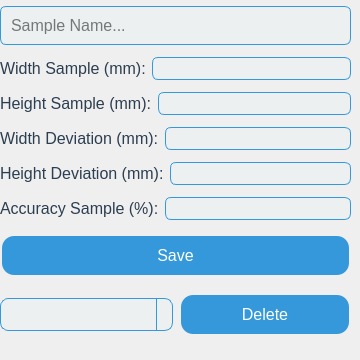
    <widget class="QWidget" name="tabAdd">
     <attribute name="title">
      <string>Sample</string>
     </attribute>
     <widget class="QWidget" name="widget_6" native="true">
      <property name="geometry">
       <rect>
        <x>0</x>
        <y>0</y>
        <width>351</width>
        <height>351</height>
       </rect>
      </property>
      <property name="styleSheet">
       <string notr="true"/>
      </property>
      <layout class="QVBoxLayout" name="verticalLayout_3">
       <item>
        <widget class="QLineEdit" name="le_SampleName">
         <property name="styleSheet">
          <string notr="true">QLineEdit {
    border: 1px solid #3498db;
    border-radius: 6px;
    padding: 8px;
    font-size: 16px;
    background-color: #ecf0f1;
}

QLineEdit:focus {
    border: 2px solid #2980b9;
    background-color: #ffffff;
}</string>
         </property>
         <property name="placeholderText">
          <string>Sample Name...</string>
         </property>
        </widget>
       </item>
       <item>
        <layout class="QHBoxLayout" name="horizontalLayout_14">
         <item>
          <widget class="QLabel" name="label_14">
           <property name="styleSheet">
            <string notr="true">QLabel {
    color: #2c3e50;
    font-size: 16px;
}

QLabel#title {
    font-size: 24px;
    font-weight: bold;
    color: #2980b9;
}</string>
           </property>
           <property name="text">
            <string>Width Sample (mm):</string>
           </property>
          </widget>
         </item>
         <item>
          <widget class="QLineEdit" name="le_AdWidth">
           <property name="styleSheet">
            <string notr="true">QLineEdit {
    border: 1px solid #3498db;
    border-radius: 6px;
    font-size: 16px;
    background-color: #ecf0f1;
}

QLineEdit:focus {
    border: 2px solid #2980b9;
    background-color: #ffffff;
}</string>
           </property>
           <property name="placeholderText">
            <string/>
           </property>
          </widget>
         </item>
        </layout>
       </item>
       <item>
        <layout class="QHBoxLayout" name="horizontalLayout_13">
         <item>
          <widget class="QLabel" name="label_15">
           <property name="styleSheet">
            <string notr="true">QLabel {
    color: #2c3e50;
    font-size: 16px;
}

QLabel#title {
    font-size: 24px;
    font-weight: bold;
    color: #2980b9;
}</string>
           </property>
           <property name="text">
            <string>Height Sample (mm):</string>
           </property>
          </widget>
         </item>
         <item>
          <widget class="QLineEdit" name="le_AdHeight">
           <property name="styleSheet">
            <string notr="true">QLineEdit {
    border: 1px solid #3498db;
    border-radius: 6px;
    font-size: 16px;
    background-color: #ecf0f1;
}

QLineEdit:focus {
    border: 2px solid #2980b9;
    background-color: #ffffff;
}</string>
           </property>
           <property name="placeholderText">
            <string/>
           </property>
          </widget>
         </item>
        </layout>
       </item>
       <item>
        <layout class="QHBoxLayout" name="horizontalLayout_12">
         <item>
          <widget class="QLabel" name="label_16">
           <property name="styleSheet">
            <string notr="true">QLabel {
    color: #2c3e50;
    font-size: 16px;
}

QLabel#title {
    font-size: 24px;
    font-weight: bold;
    color: #2980b9;
}</string>
           </property>
           <property name="text">
            <string>Width Deviation (mm):</string>
           </property>
          </widget>
         </item>
         <item>
          <widget class="QLineEdit" name="le_AdWidthDeviation">
           <property name="styleSheet">
            <string notr="true">QLineEdit {
    border: 1px solid #3498db;
    border-radius: 6px;
    font-size: 16px;
    background-color: #ecf0f1;
}

QLineEdit:focus {
    border: 2px solid #2980b9;
    background-color: #ffffff;
}</string>
           </property>
           <property name="placeholderText">
            <string/>
           </property>
          </widget>
         </item>
        </layout>
       </item>
       <item>
        <layout class="QHBoxLayout" name="horizontalLayout_11">
         <item>
          <widget class="QLabel" name="label_17">
           <property name="styleSheet">
            <string notr="true">QLabel {
    color: #2c3e50;
    font-size: 16px;
}

QLabel#title {
    font-size: 24px;
    font-weight: bold;
    color: #2980b9;
}</string>
           </property>
           <property name="text">
            <string>Height Deviation (mm):</string>
           </property>
          </widget>
         </item>
         <item>
          <widget class="QLineEdit" name="le_AdHeightDeviation">
           <property name="styleSheet">
            <string notr="true">QLineEdit {
    border: 1px solid #3498db;
    border-radius: 6px;
    font-size: 16px;
    background-color: #ecf0f1;
}

QLineEdit:focus {
    border: 2px solid #2980b9;
    background-color: #ffffff;
}</string>
           </property>
           <property name="placeholderText">
            <string/>
           </property>
          </widget>
         </item>
        </layout>
       </item>
       <item>
        <layout class="QHBoxLayout" name="horizontalLayout_10">
         <item>
          <widget class="QLabel" name="label_18">
           <property name="styleSheet">
            <string notr="true">QLabel {
    color: #2c3e50;
    font-size: 16px;
}

QLabel#title {
    font-size: 24px;
    font-weight: bold;
    color: #2980b9;
}</string>
           </property>
           <property name="text">
            <string>Accuracy Sample (%):</string>
           </property>
          </widget>
         </item>
         <item>
          <widget class="QLineEdit" name="le_AdAccuracySample">
           <property name="styleSheet">
            <string notr="true">QLineEdit {
    border: 1px solid #3498db;
    border-radius: 6px;
    font-size: 16px;
    background-color: #ecf0f1;
}

QLineEdit:focus {
    border: 2px solid #2980b9;
    background-color: #ffffff;
}</string>
           </property>
           <property name="placeholderText">
            <string/>
           </property>
          </widget>
         </item>
        </layout>
       </item>
       <item>
        <widget class="QPushButton" name="bt_Save">
         <property name="styleSheet">
          <string notr="true">QPushButton {
    background-color: #3498db;
    border: none;
    color: white;
    padding: 10px 20px;
    text-align: center;
    text-decoration: none;
    font-size: 16px;
    margin: 4px 2px;
    transition-duration: 0.4s;
    cursor: pointer;
    border-radius: 12px;
}

QPushButton:hover {
    background-color: #2980b9;
    box-shadow: 0 5px 15px rgba(0, 0, 0, 0.3);
}

QPushButton:pressed {
    background-color: #2980b9;
    box-shadow: 0 5px 15px rgba(0, 0, 0, 0.3);
    transform: translateY(2px);
}</string>
         </property>
         <property name="text">
          <string>Save</string>
         </property>
        </widget>
       </item>
       <item>
        <layout class="QHBoxLayout" name="horizontalLayout_9">
         <item>
          <widget class="QComboBox" name="cbb_AdSampleName">
           <property name="font">
            <font>
             <pointsize>-1</pointsize>
             <bold>true</bold>
            </font>
           </property>
           <property name="styleSheet">
            <string notr="true">QComboBox {
    border: 1px solid #3498db;
    border-radius: 8px;
    padding: 5px;
    font-size: 16px;
    background-color: #ecf0f1;
}

QComboBox::drop-down {
    border-left: 1px solid #3498db;
}

QComboBox::down-arrow {
    image: url(:/down_arrow.png); /* Replace with your icon */
}

QComboBox QAbstractItemView {
    border: 1px solid #3498db;
    selection-background-color: #3498db;
    selection-color: white;
}</string>
           </property>
          </widget>
         </item>
         <item>
          <widget class="QPushButton" name="bt_Delete">
           <property name="styleSheet">
            <string notr="true">QPushButton {
    background-color: #3498db;
    border: none;
    color: white;
    padding: 10px 20px;
    text-align: center;
    text-decoration: none;
    font-size: 16px;
    margin: 4px 2px;
    transition-duration: 0.4s;
    cursor: pointer;
    border-radius: 12px;
}

QPushButton:hover {
    background-color: #2980b9;
    box-shadow: 0 5px 15px rgba(0, 0, 0, 0.3);
}

QPushButton:pressed {
    background-color: #2980b9;
    box-shadow: 0 5px 15px rgba(0, 0, 0, 0.3);
    transform: translateY(2px);
}</string>
           </property>
           <property name="text">
            <string>Delete</string>
           </property>
          </widget>
         </item>
        </layout>
       </item>
      </layout>
     </widget>
    </widget>
